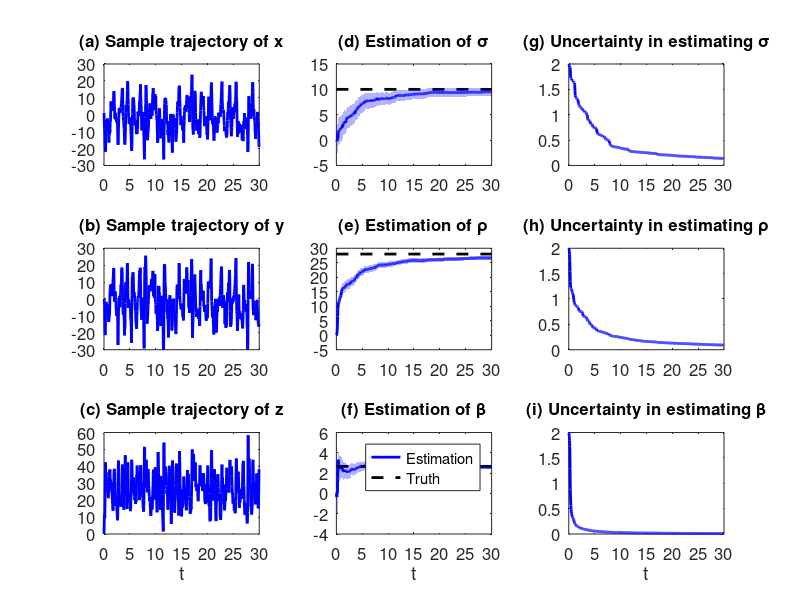

Write MATLAB code to recreate this figure.
% Chapter 9
% Parameter estimation using DA via direct method
% Test model: noisy Lorenz 63
% Using the CGNS as the testbed

rng(3) % fix the random number seed 
T = 30; % total length of observations in time
dt = 0.005; % numerical integration time step
N = round(T/dt); % total number of numerical integration time steps
rho = 28; sgm = 10; beta = 8/3; % parameters
x = zeros(1,N);x(1) = 1; % state variable x
y = zeros(1,N); % state variable y
z = zeros(1,N); % state variable z
sgm_x = 15; % noise coefficient sigma_x
sgm_y = 15; % noise coefficient sigma_y
sgm_z = 15; % noise coefficient sigma_z
for i = 2:N % numerical integration of the true system to generate the observational time series
    x(i) = x(i-1) + sgm * ( y(i-1) - x(i-1) ) * dt + sqrt(dt) * sgm_x * randn;
    y(i) = y(i-1) + ( x(i-1) * ( rho - z(i-1) ) - y(i-1) ) * dt + sqrt(dt) * sgm_x * randn;
    z(i) = z(i-1) + ( x(i-1) * y(i-1) - beta * z(i-1) ) * dt + sqrt(dt) * sgm_z * randn;
end



gamma_mean_trace = zeros(3,N);% posterior mean
gamma_cov_trace = zeros(6,N);% posterior covariance; the posterior covariance is 3x3 but only 6 entries are independent due to the symmetry


% the matrices and vectors in the Y = (parameters) equations
% they are all zeros in the direct method
Sigma_II = zeros(3,3);
a0 = zeros(3,1);
a1 = zeros(3,3);

gamma_mean0 = zeros(3,1); % initial value of the posterior mean
gamma_cov0 = 2 * eye(3); % initial value of the posterior covariance
gamma_cov_trace(1:3,1) = 2; % save the initial covariance

invBoB = inv(diag([sgm_x^2,sgm_y^2,sgm_z^2])); % inverse of the noise matrix square, used for the CGNS filtering formula

% using data assimilation for parameter estimation
for i = 2:N

    % observations
    u = [x(i); y(i); z(i)];
    u0 = [x(i-1); y(i-1); z(i-1)];
    % matrix and vector in the observed equations (i.e., L63 model)
    A0 = [0; - x(i-1) * z(i-1) - y(i-1); x(i-1) * y(i-1)];
    A1 = diag([y(i-1) - x(i-1), x(i-1), -z(i-1)]);


    % updating the posterior mean and posterior covariance
    gamma_mean = gamma_mean0 + (a0 + a1 * gamma_mean0) * dt + (gamma_cov0 * A1') * invBoB * (u-u0 - A0*dt-A1 * gamma_mean0 * dt);
    gamma_cov = gamma_cov0 + (a1 * gamma_cov0 + gamma_cov0 * a1' + Sigma_II * Sigma_II' - (gamma_cov0 * A1') * invBoB * (gamma_cov0 * A1')') * dt;     

    % save the results
    gamma_mean_trace(:,i) = gamma_mean;
    gamma_cov_trace(1,i) = gamma_cov(1,1);
    gamma_cov_trace(2,i) = gamma_cov(2,2);
    gamma_cov_trace(3,i) = gamma_cov(3,3);
    gamma_cov_trace(4,i) = gamma_cov(1,2);
    gamma_cov_trace(5,i) = gamma_cov(1,3);
    gamma_cov_trace(6,i) = gamma_cov(2,3);


    gamma_mean0 = gamma_mean;
    gamma_cov0 = gamma_cov;

end
% showing the results
figure
subplot(3,3,1)
plot(dt:10*dt:T,x(1:10:end),'b','linewidth',2)
set(gca,'fontsize',12)
ylim([-30,30]);xlim([0,T]);
box on
title('(a) Sample trajectory of x','fontsize',12)
subplot(3,3,4)
plot(dt:10*dt:T,y(1:10:end),'b','linewidth',2)
set(gca,'fontsize',12)
ylim([-30,30]);xlim([0,T]);
box on
title('(b) Sample trajectory of y','fontsize',12)
subplot(3,3,7)
plot(dt:10*dt:T,z(1:10:end),'b','linewidth',2)
set(gca,'fontsize',12)
ylim([0,60]);xlim([0,T]);
box on
title('(c) Sample trajectory of z','fontsize',12)
xlabel('t')

subplot(3,3,2)
hold on
plot(dt:10*dt:T,gamma_mean_trace(1,1:10:end),'b','linewidth',2)
plot([dt,T],[sgm,sgm],'--k','linewidth',2)
patch([dt:10*dt:T,T:-10*dt:dt],[gamma_mean_trace(1,1:10:end)+2*sqrt(gamma_cov_trace(1,1:10:end)), gamma_mean_trace(1,end:-10:1)-2*sqrt(gamma_cov_trace(1,end:-10:1))],'b','facealpha',0.3,'linestyle','none')
set(gca,'fontsize',12)
box on
title('(d) Estimation of \sigma','fontsize',12);xlim([0,T]);
subplot(3,3,5)
hold on
plot(dt:10*dt:T,gamma_mean_trace(2,1:10:end),'b','linewidth',2)
plot([dt,T],[rho,rho],'--k','linewidth',2)
patch([dt:10*dt:T,T:-10*dt:dt],[gamma_mean_trace(2,1:10:end)+2*sqrt(gamma_cov_trace(2,1:10:end)), gamma_mean_trace(2,end:-10:1)-2*sqrt(gamma_cov_trace(2,end:-10:1))],'b','facealpha',0.3,'linestyle','none')
set(gca,'fontsize',12)
box on
title('(e) Estimation of \rho','fontsize',12);xlim([0,T]);
subplot(3,3,8)
hold on
plot(dt:10*dt:T,gamma_mean_trace(3,1:10:end),'b','linewidth',2)
plot([dt,T],[beta,beta],'--k','linewidth',2)
patch([dt:10*dt:T,T:-10*dt:dt],[gamma_mean_trace(3,1:10:end)+2*sqrt(gamma_cov_trace(3,1:10:end)), gamma_mean_trace(3,end:-10:1)-2*sqrt(gamma_cov_trace(3,end:-10:1))],'b','facealpha',0.3,'linestyle','none')
set(gca,'fontsize',12)
box on
title('(f) Estimation of \beta','fontsize',12);xlim([0,T]);
legend('Estimation','Truth')
xlabel('t')

subplot(3,3,3)
plot(dt:10*dt:T,gamma_cov_trace(1,1:10:end),'b','linewidth',2)
set(gca,'fontsize',12)
box on
title('(g) Uncertainty in estimating \sigma','fontsize',12);xlim([0,T]);
subplot(3,3,6)
plot(dt:10*dt:T,gamma_cov_trace(2,1:10:end),'b','linewidth',2)
set(gca,'fontsize',12)
box on
title('(h) Uncertainty in estimating \rho','fontsize',12);xlim([0,T]);
subplot(3,3,9)
plot(dt:10*dt:T,gamma_cov_trace(3,1:10:end),'b','linewidth',2)
set(gca,'fontsize',12)
box on
title('(i) Uncertainty in estimating \beta','fontsize',12);xlim([0,T]);
xlabel('t')